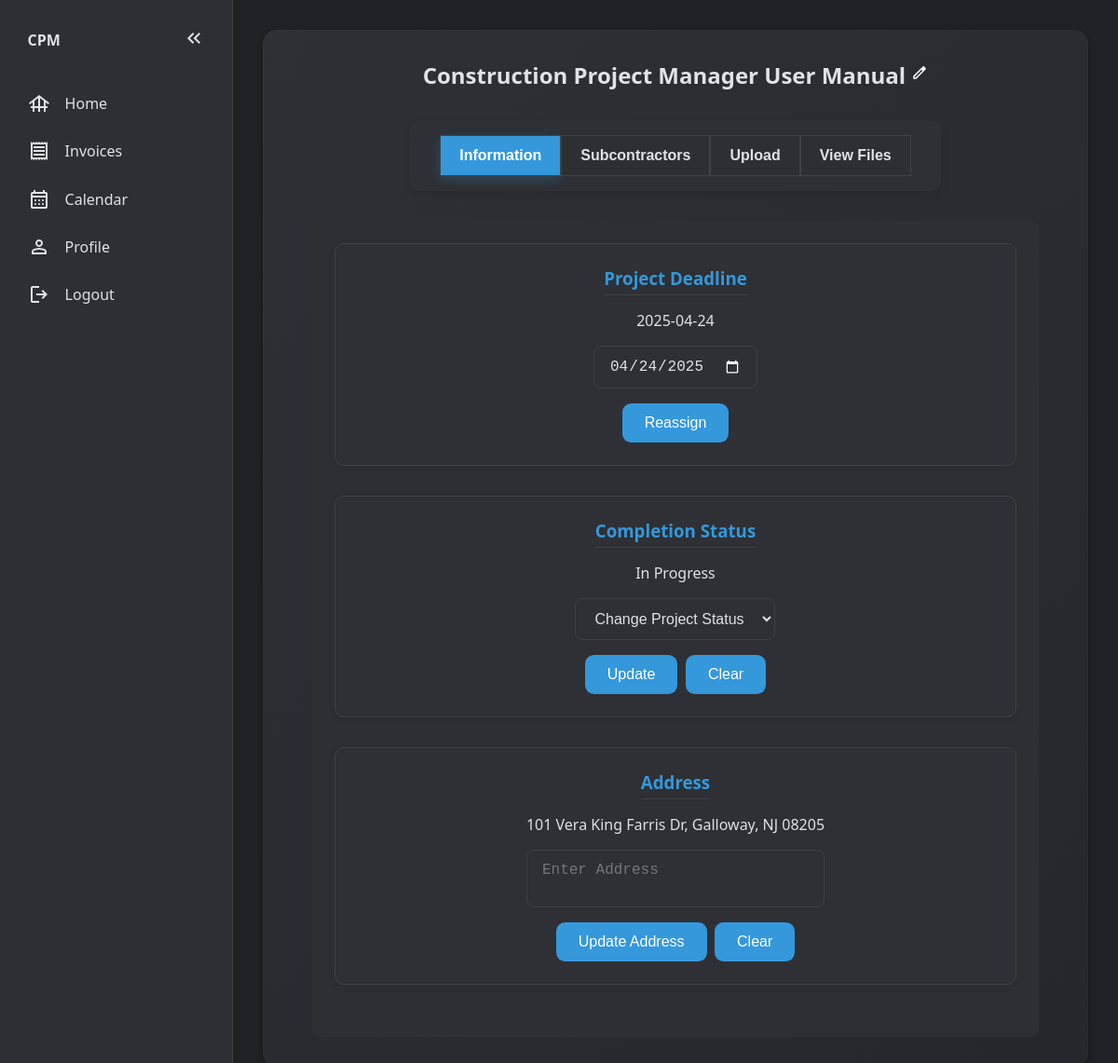
Page /view-project/1 (signed in) on the committed database.
### website/models.py (models this page shows)
class Project(db.Model): # Database model: An object blueprint/layout that will be stored in the database
    id = db.Column(db.Integer, primary_key=True)
    project_name = db.Column(db.String(70))
    date = db.Column(db.DateTime(timezone=True), default=func.now()) # Gets current date and time
    progress = db.Column(Enum('Not Yet Started', 'On Hold', 'In Progress', 'Completed', 'Canceled', name='progress_status'), nullable=False, default='Not Yet Started') # Project's Progress: Not Yet Started (Blue) | On Hold (Orange) | In Progress (Yellow) | Completed (Green) | Canceled (Red)
    deadline = db.Column(db.Date, nullable=True) # Project Deadline
    user_id = db.Column(db.Integer, db.ForeignKey('user.id')) # 1-to-many relationship
    address= db.Column(db.String(255), nullable = True)
    subcontractors = db.relationship('Assignment', back_populates='project') #many to many relation
    tasks = db.relationship('Task', backref='project', lazy='dynamic') # 1-to-many relationship
    files = db.relationship('File', back_populates='project')
    pass

### website/views.py (the view)
@views.route('/view-project/<int:project_id>', methods=['GET', 'POST'])
@login_required
def view_project(project_id):
    project = Project.query.get(project_id)
    subcontractors = [assignment.subcontractor for assignment in project.subcontractors]
    tasks = Task.query.filter_by(project_id=project_id).all()
    project_files = File.query.filter_by(project_id=project_id, is_invoice=False).all()
    return render_template("project.html", project=project, subcontractors=subcontractors, user=current_user, tasks=tasks, project_files=project_files)

### website/context_processors.py (called while the page is built)
def unread_message_count():
    if current_user.is_authenticated:
        return Message.query.filter_by(receiver_id=current_user.id, is_read=False).count()
    return 0

### website/templates/project.html (shortened to what this page needs)
{% extends 'base.html' %}
{% block content %}
<section class="main-content-section" id="project-details">
  <div id="project-details-div">
    <h2 id="project-name">
      {{ project.project_name }}
    </h2>
  </div>
  <div class="tab-buttons">
    <button class="tab-btn active" data-tab="information" id="first-tab">
      Information
    </button>
    <button class="tab-btn" data-tab="subcontractors" id="middle-tab">
      Subcontractors
    </button>
    <button class="tab-btn" data-tab="files" id="last-tab">Upload</button>
    <button class="tab-btn" data-tab="view-files" id="view-files-tab">
      View Files
    </button>
  </div>
  <div id="information" class="tab-content active">
    <section id="information-section">
      <section class="sub-sections" id="deadline-sub-section">
        <h3>Project Deadline</h3>
        <form
          id="deadline-form"
          method="POST"
          action="{{ url_for('views.update_deadline', project_id=project.id) }}"
        >
          {% if project.deadline is none %}
          <p>No Deadline Assigned</p>
          {% if user.role != 'subcontractor' %}
          <div class="div-dead">
            <input type="date" name="deadline" required />
            <button type="submit">Assign</button>
          </div>
          {% endif %} {% else %}
          <p>{{ project.deadline }}</p>
          <div class="div-dead">
            {% if user.role != 'subcontractor' %}
            <input type="date" name="deadline" value="{{ project.deadline }}" />
            <button type="submit">Reassign</button>
            {% endif %}
          </div>
          {% endif %}
        </form>
      </section>
      <section class="sub-sections" id="completion-status-sub-section">
        <h3>Completion Status</h3>
        <p id="displaying-completion-status">{{ project.progress }}</p>
        <form
          id="completion-form"
          method="POST"
          action="{{ url_for('views.update_project_completion_status', project_id=project.id) }}"
        >
          {% if user.role != 'subcontractor' %}
          <select id="project-status" name="project-status">
            <option value="" disabled selected hidden>
              Change Project Status
            </option>
          </select>
          <div class="buttons">
            <button type="submit">Update</button>
            <button type="reset">Clear</button>
          </div>
          {% endif %}
        </form>
      </section>
      <section class="sub-sections" id="address-sub-section">
        <h3>Address</h3>
        <form
          action="{{ url_for('views.update_address', project_id=project.id)}}"
          method="POST"
        >
          {% if user.role == 'subcontractor' %}
          <p>{{ project.address }}</p>
          {% else %} {% if project.address is none %}
          <p>No Address Assigned</p>
          <div class="div-address">
            <textarea
              name="project_address"
              id="project_address"
              placeholder="Enter Address"
              required
            ></textarea>
            <button type="submit">Assign Address</button>
          </div>
          {% else %}
          <p>{{ project.address }}</p>
          <div class="div-address">
            <textarea
              name="project_address"
              id="project_address"
              placeholder="Enter Address"
              required
            ></textarea>
            <div id="address-buttons">
              <button type="submit" id="address-submit">Update Address</button>
              <button type="reset">Clear</button>
            </div>
          </div>
          {% endif %} {% endif %}
        </form>
      </section>
    </section>
  </div>
</section>
{% endblock %}

### website/static/css/style.css (style rules this page uses)
:root { --bg: #202123; --panel: #2d2f33; --card: #2e3035; --text: #e1e1e6; --icon: #e1e1e6; --text-muted: #9ca3af; --border: #3f4147; --hover-bg: #3a3b40; --accent: #3498db; --accent-hover: #2980b9; --error: #ff6b6b; --success: #32d296; --shadow: rgba(0, 0, 0, 0.2); }
*, *::before, *::after { margin: 0; padding: 0; box-sizing: border-box; }
html { font-family: "Segoe UI", Tahoma, Geneva, Verdana, sans-serif; font-size: 16px; }
body { display: grid; grid-template-columns: auto 1fr; grid-template-areas: "sidebar main"; background-color: var(--bg); color: var(--text); height: 100vh; font-size: clamp(0.875rem, 1.5vw, 1rem); overscroll-behavior: none; }
.main-content-section { width: 100%; background: var(--card); border-radius: 0.75rem; padding: 2rem; box-shadow: 0 4px 12px var(--shadow); }
.main-content-section, .sub-sections { display: flex; justify-content: center; align-items: center; flex-direction: column; }
.sub-sections { padding: 10px; border-radius: 0.5em; width: 100%; border: 1px solid var(--border); }
#project-status { display: flex; gap: 0.4rem; flex-wrap: wrap; justify-content: flex-end; }
#project-form #filter-projects, .edit-toggle-btn { transition: transform 0.2s ease; cursor: pointer; fill: white; }
#project-details { padding: 2rem; max-width: 1200px; margin: 0 auto; background: linear-gradient(135deg, #2e3035, #25272c); border-radius: 15px; box-shadow: inset 0 0 0 1px rgba(255, 255, 255, 0.015), 0 2px 4px rgba(0, 0, 0, 0.4); }
#project-name { margin-bottom: 2rem; }
#project-details p, #project-details h2, #project-details h3, #project-details h4, #project-name-input { text-align: center; color: var(--text); }
#project-details form { display: flex; flex-direction: column; gap: 1rem; }
#project-details form input, #project-details form textarea, #project-details form select { padding: 0.75rem 1rem; background: var(--card); border: 1px solid var(--border); border-radius: 8px; color: var(--text); font-size: 1rem; width: 100%; max-width: 600px; margin: 0 auto; }
#project-details form textarea { resize: none; }
#project-details form button { background: var(--accent); color: white; padding: 0.75rem 1.5rem; font-size: 1rem; border: none; border-radius: 0.6rem; cursor: pointer; transition: background-color 0.25s ease; margin: 0 auto; }
#project-details .tab-buttons { display: flex; justify-content: space-around; background: var(--card); padding: 1rem 2rem; margin-bottom: 2rem; border-radius: 10px; box-shadow: 0 3px 8px rgba(0, 0, 0, 0.1); }
#project-details .tab-btn { background: var(--panel); border: 1px solid var(--border); padding: 0.75rem 1.25rem; font-weight: bold; font-size: 1rem; color: var(--text); cursor: pointer; transition: background 0.3s; }
#project-details .tab-btn:hover, #project-details .tab-btn.active { background: var(--accent); color: white; box-shadow: 0 4px 10px rgba(52, 152, 219, 0.25); }
#project-details .tab-content { display: none; padding: 1.5rem; border-radius: 8px; background: var(--panel); }
#project-details .tab-content.active { display: block; }
#project-details .sub-sections, #project-details .file-invoice-div, #messages { background: var(--card); padding: 1.5rem; border-radius: 10px; box-shadow: 0 3px 10px rgba(0, 0, 0, 0.06); color: var(--text); margin-bottom: 2rem; display: flex; flex-direction: column; align-items: center; }
#project-details .sub-sections h3, #project-details .file-invoice-div h3, #messages h3 { color: var(--accent); border-bottom: 1px solid var(--border); padding-bottom: 5px; margin-bottom: 1rem; }
.div-dead, #completion-form, .div-address { display: flex; align-items: center; flex-direction: column; gap: 1rem; }
#completion-form { margin-top: 1rem; }
#information, #subcontractors, #files { width: 95%; }
.buttons, #address-buttons, #subcon-buttons { display: flex; gap: 8.5px !important; }

### rows in the picture
Project: project_name "Construction Project Manager User Manual", deadline "2025-04-24", deadline "04/24/2025", progress "In Progress", address "101 Vera King Farris Dr, Galloway, NJ 08205"
